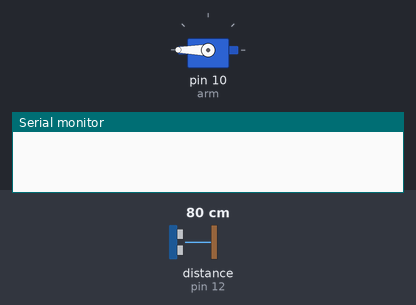
A sketch run on a simulated Arduino Uno, built with avr-gcc and run on an emulated ATmega328P. Parts: servo, the last lines printed to the serial monitor. Inputs (shaded band) come from the test bench; at power-on: distance to the obstacle (sensor on pin 12) 80 cm. The echo pulse lasts 58.3 µs per cm.

Above: at 0.1 s.
At 2.1 s:
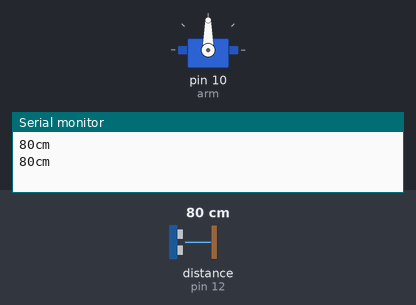
Timing chart, 0 to 3.6 s (numbered marks = the images above):
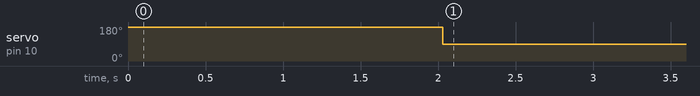

Measured:
- by itself, servo on pin 10 (arm): 180° → 90° at 2.0 s

The sketch:

SR04_Example.ino
```cpp
#include <SR04.h>
#include <Servo.h>

#define TRIG_PIN 12
#define ECHO_PIN 11
Servo arm;

SR04 sr04 = SR04(ECHO_PIN,TRIG_PIN);
long a;

void setup() {
   Serial.begin(9600);//Initialization of Serial Port
   arm.attach(10);
   arm.write(180);
   delay(1000);
}

void loop() {
   a=sr04.Distance();
   Serial.print(a);
   Serial.println("cm");
   delay(1000);
   if (a > 30){
    arm.write(90);
   }
   if (a<30){
       arm.write(180);
  }
}
```
